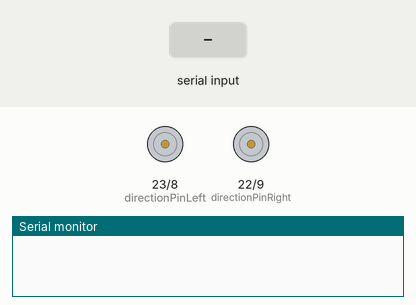
A sketch run on a simulated Arduino Mega 2560, built with avr-gcc and run on an emulated ATmega2560. Parts: direction and speed pins drawn as motors (green arrow = direction pin HIGH = forward, orange = LOW = backward, longer = more drive), the last lines printed to the serial monitor. The test bench sets the inputs (shaded band).

Above: at 1.2 s.
1.3 s: byte 1 (1) received over Serial
At 2.5 s:
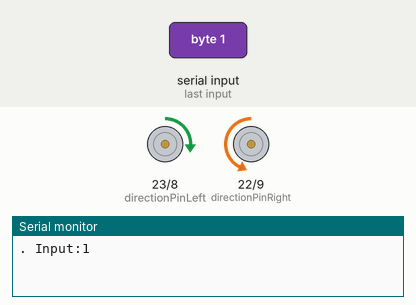
2.8 s: byte 2 (2) received over Serial
At 3.8 s:
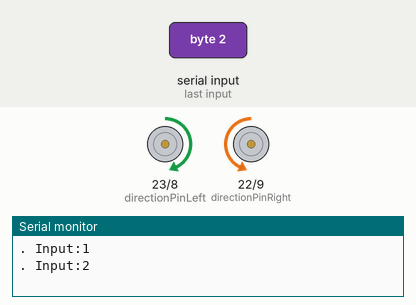
4.3 s: byte 3 (3) received over Serial
At 4.9 s:
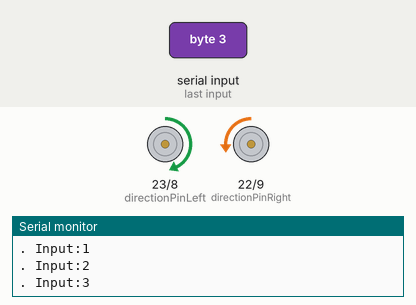
5.8 s: byte 4 (4) received over Serial
At 6.1 s:
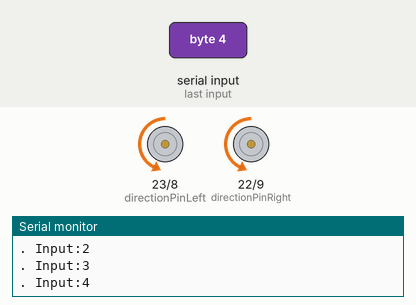
7.3 s: byte 7 (7) received over Serial
At 8.4 s:
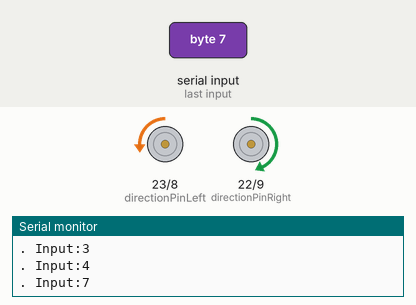
8.8 s: byte 8 (8) received over Serial
At 9.6 s:
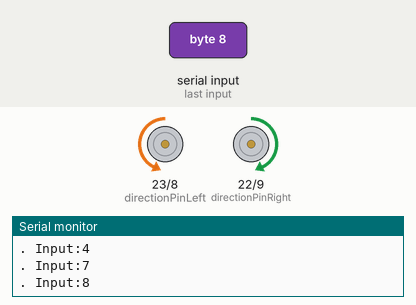
Timing chart, 0 to 11.3 s (numbered marks = the images above; inputs shaded):
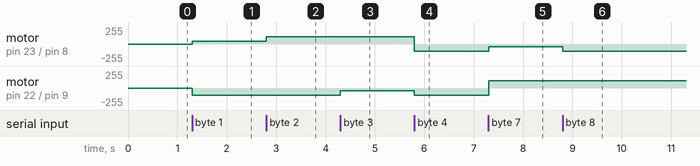

Measured:
- after the input at 1.3 s, motor on pin 23 (directionPinLeft) / pin 8 (driverPWMpinLeft): stopped → forward 44/255 at once; motor on pin 22 (directionPinRight) / pin 9 (driverPWMpinRight): stopped → backward 110/255 at once
- after the input at 2.8 s, motor on pin 23 (directionPinLeft) / pin 8 (driverPWMpinLeft): forward 44/255 → forward 110/255 at once
- after the input at 4.3 s, motor on pin 22 (directionPinRight) / pin 9 (driverPWMpinRight): backward 110/255 → backward 44/255 at once
- after the input at 5.8 s, motor on pin 23 (directionPinLeft) / pin 8 (driverPWMpinLeft): forward 110/255 → backward 110/255 at once; motor on pin 22 (directionPinRight) / pin 9 (driverPWMpinRight): backward 44/255 → backward 110/255 at once
- after the input at 7.3 s, motor on pin 23 (directionPinLeft) / pin 8 (driverPWMpinLeft): backward 110/255 → backward 44/255 at once; motor on pin 22 (directionPinRight) / pin 9 (driverPWMpinRight): backward 110/255 → forward 110/255 at once
- after the input at 8.8 s, motor on pin 23 (directionPinLeft) / pin 8 (driverPWMpinLeft): backward 44/255 → backward 110/255 at once

The sketch:

RightMotor.ino
```cpp
// 64 counts per revolution (MOTOR) measured
// Corresponds to 2797 counts per revolution (OUTPUT SHAFT)

const byte encoder0pinALeft = 2;//A pin -> the interrupt pin 0 / digital pin 2
const byte encoder0pinBLeft = 4;//B pin -> the digital pin 4
const byte encoder0pinARight = 3;
const byte encoder0pinBRight = 5;
byte encoder0PinALeftLast;
byte encoder0PinARightLast;
int durationLeft;//the number of the pulses
int durationRight;
boolean DirectionLeft;//the rotation direction
boolean DirectionRight;

const byte driverPWMpinLeft = 8;
const byte driverPWMpinRight = 9;
int driverPWMdutyLeft = 110; // 220;
int driverPWMdutyRight = 110; // 220;
const byte directionPinLeft = 23;
const byte directionPinRight = 22;

void setup()
{
  Serial.begin(9600);//Initialize the serial port
  //EncoderInit();//Initialize the module
  pinMode(driverPWMpinLeft, OUTPUT);
  pinMode(directionPinLeft, OUTPUT);
  pinMode(driverPWMpinRight, OUTPUT);
  pinMode(directionPinRight, OUTPUT);
}

void loop()
{
  //Serial.print("PulseLeft:");
  //Serial.println(durationLeft);
  //Serial.print(". PulseRight:");
  //Serial.println(durationRight);
  durationRight = 0;
  durationLeft = 0;
  if(Serial.available())
  {
    int ch = Serial.read();
    switch (ch) {
      //delay(100);
      case 1:
        digitalWrite(directionPinLeft, true);
        analogWrite(driverPWMpinLeft, 0.4*driverPWMdutyLeft);
        digitalWrite(directionPinRight, false);
        analogWrite(driverPWMpinRight, driverPWMdutyRight);
        break;
      case 2:
        digitalWrite(directionPinLeft, true);
        analogWrite(driverPWMpinLeft, driverPWMdutyLeft);
        digitalWrite(directionPinRight, false);
        analogWrite(driverPWMpinRight, driverPWMdutyRight);
        break;
      case 3:
        digitalWrite(directionPinLeft, true);
        analogWrite(driverPWMpinLeft, driverPWMdutyLeft);
        digitalWrite(directionPinRight, false);
        analogWrite(driverPWMpinRight, 0.4*driverPWMdutyRight);
        break;
      case 4:
        digitalWrite(directionPinLeft, false);
        analogWrite(driverPWMpinLeft, driverPWMdutyLeft);
        digitalWrite(directionPinRight, false);
        analogWrite(driverPWMpinRight, driverPWMdutyRight);
        break;
      case 7:
        digitalWrite(directionPinLeft, false);
        analogWrite(driverPWMpinLeft, 0.4*driverPWMdutyLeft);
        digitalWrite(directionPinRight, true);
        analogWrite(driverPWMpinRight, driverPWMdutyRight);
        break;
      case 8:
        digitalWrite(directionPinLeft, false);
        analogWrite(driverPWMpinLeft, driverPWMdutyLeft);
        digitalWrite(directionPinRight, true);
        analogWrite(driverPWMpinRight, driverPWMdutyRight);
        break;
      case 9:
        digitalWrite(directionPinLeft, false);
        analogWrite(driverPWMpinLeft, driverPWMdutyLeft);
        digitalWrite(directionPinRight, true);
        analogWrite(driverPWMpinRight, 0.4*driverPWMdutyRight);
        break;
      case 6:
      // put these cases into functions, e.g. 'forward, reverse, turnLeft, turnRight'
        digitalWrite(directionPinLeft, true);
        analogWrite(driverPWMpinLeft, driverPWMdutyLeft);
        digitalWrite(directionPinRight, true);
        analogWrite(driverPWMpinRight, driverPWMdutyRight);
        break;
      case 0:
       analogWrite(driverPWMpinLeft, 0);
       analogWrite(driverPWMpinRight, 0);
      }
        Serial.print(". Input:");
        Serial.println(ch);
  }

}

void EncoderInit()
{
  DirectionLeft = true;//default -> Forward
  pinMode(encoder0pinBLeft,INPUT);
  attachInterrupt(digitalPinToInterrupt(encoder0pinALeft), wheelSpeed, CHANGE);
  DirectionRight = true;//default -> Forward
  pinMode(encoder0pinBRight,INPUT);
  attachInterrupt(digitalPinToInterrupt(encoder0pinARight), wheelSpeed, CHANGE);

}

void wheelSpeed()
{
  int LstateLeft = digitalRead(encoder0pinALeft);
  if((encoder0PinALeftLast == LOW) && LstateLeft==HIGH)
  {
    int valL = digitalRead(encoder0pinBLeft);
    if(valL == LOW && DirectionLeft)
    {
      DirectionLeft = false; //Reverse
    }
    else if(valL == HIGH && !DirectionLeft)
    {
      DirectionLeft = true;  //Forward
    }
  }
  encoder0PinALeftLast = LstateLeft;

  if(!DirectionLeft)  durationLeft++;
  else  durationLeft--;

  int LstateRight = digitalRead(encoder0pinARight);
  if((encoder0PinARightLast == LOW) && LstateRight==HIGH)
  {
    int valR = digitalRead(encoder0pinBRight);
    if(valR == LOW && DirectionRight)
    {
      DirectionRight = false; //Reverse
    }
    else if(valR == HIGH && !DirectionRight)
    {
      DirectionRight = true;  //Forward
    }
  }
  encoder0PinARightLast = LstateRight;

  if(!DirectionRight)  durationRight++;
  else  durationRight--;
}
```
